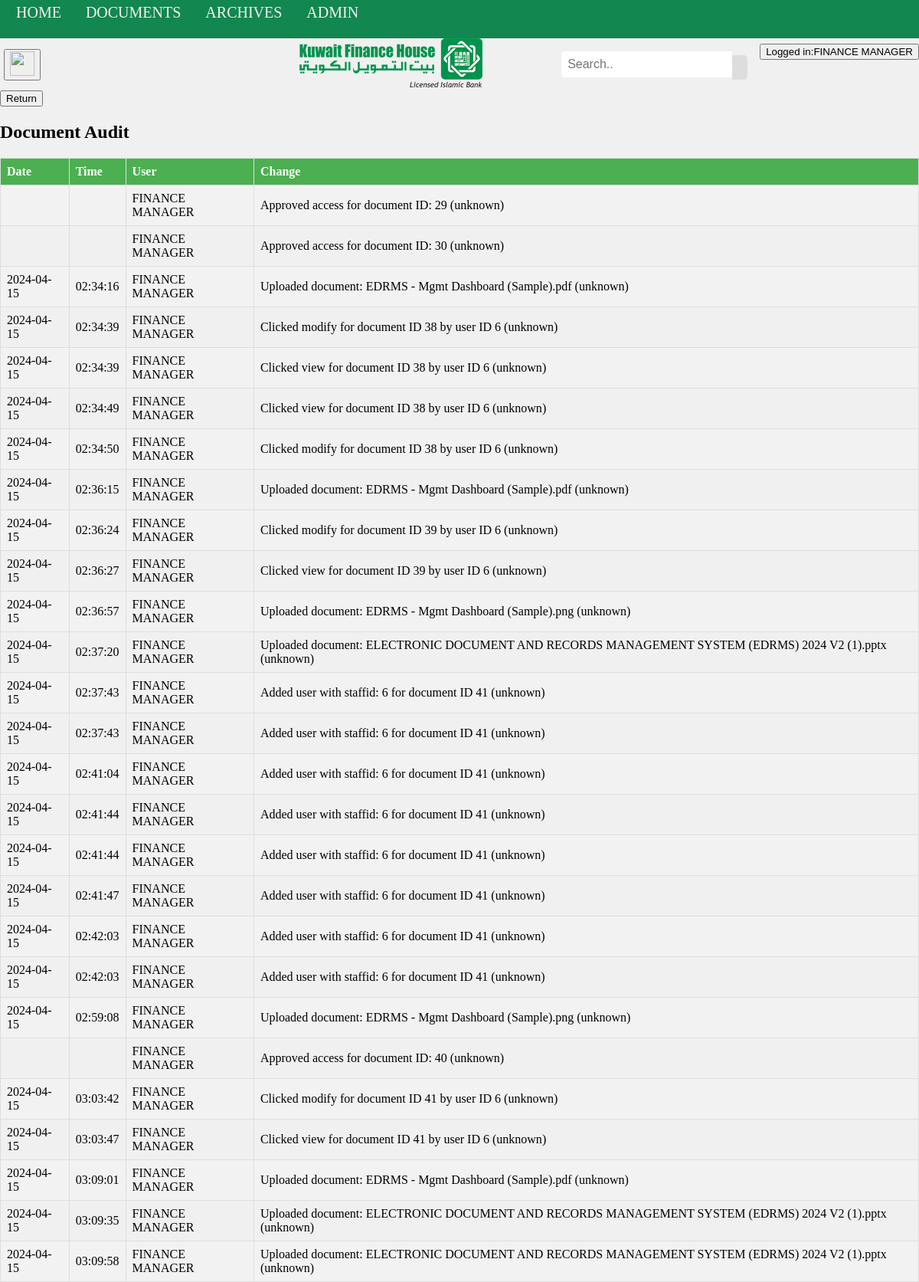
/audit.php (signed in), run on the app's committed database.
### tables this page shows
CREATE TABLE `audit_log` (
  `id` int(11) NOT NULL,
  `date` date DEFAULT NULL,
  `time` time DEFAULT NULL,
  `staffid` int(11) DEFAULT NULL,
  `doc_id` int(11) NOT NULL,
  `change_description` varchar(255) DEFAULT NULL
);

### audit.php (the view, shortened to what this page needs)
<?php
include 'php/config.php';
$sql = "SELECT * FROM audit_log";
$result = $conn->query($sql);
?>
<!DOCTYPE html>
<html lang="en">
<head>
    <link rel="stylesheet" href="css/mobile.css" />
    <link rel="stylesheet" href="css/mattsdesktoptest.css" media="only screen and (min-width : 601px)" />
</head>
<body>
    <div class="container-mn">
        <div class="navbar-cont-mn">
            <?php include "includes/nav.php"; ?>
        </div>
        <div class="header-cont-mn">
            <?php include "includes/header.php"; ?>
        </div>
        <div class="audit-main-mn">
            <main>
                <div class="main-topcont">
                    <div class="main-topleft">
                        <input type="button" value="Return" onclick="window.history.back()">
                    </div>
                    <div class="main-top">
                        <h2> Document Audit </h2>
                    </div>
                    <div class="audit-table">
                        <table>
                            <tr>
                                <th>Date</th>
                                <th>Time</th>
                                <th>User</th>
                                <th>Change</th>
                            </tr>
                            <?php
                            $action = $_GET['action'] ?? 'unknown';
                            if ($result->num_rows > 0) {
                                while ($row = $result->fetch_assoc()) {
                                    echo "<tr>";
                                    echo "<td>" . $row["date"] . "</td>";
                                    echo "<td>" . $row["time"] . "</td>";
                                    $username = $_SESSION['username'];
                                    echo "<td>" . $username . "</td>";
                                    echo "<td>" . $row["change_description"] . " (" . $action . ")</td>";
                                    echo "</tr>";
                                }
                            } else {
                                echo "<tr><td colspan='4'>No audit log entries found</td></tr>";
                            }
                            ?>
                        </table>
                    </div>
                </div>
            </main>
        </div>
    </div>
</body>
</html>

### css/mattsdesktoptest.css (style rules this page uses)
body { margin: 0; padding: 0; height: 1080px; background-color: #f0f0f0; }
table { border-collapse: collapse; width: 100%; }
th, td { border: 1px solid #dddddd; text-align: left; padding: 8px; }
tr:nth-child(even) { background-color: #f2f2f2; }
th { background-color: #4CAF50; color: white; }

### data on the page
audit_log: username "FINANCE MANAGER", change_description "Approved access for document ID: 29"
audit_log: username "FINANCE MANAGER", change_description "Approved access for document ID: 30"
audit_log: date "2024-04-15", time "02:34:16", username "FINANCE MANAGER", change_description "Uploaded document: EDRMS - Mgmt Dashboard (Sample).pdf"
audit_log: date "2024-04-15", time "02:34:39", username "FINANCE MANAGER", change_description "Clicked modify for document ID 38 by user ID 6"
audit_log: date "2024-04-15", time "02:34:39", username "FINANCE MANAGER", change_description "Clicked view for document ID 38 by user ID 6"
audit_log: date "2024-04-15", time "02:34:49", username "FINANCE MANAGER", change_description "Clicked view for document ID 38 by user ID 6"
audit_log: date "2024-04-15", time "02:34:50", username "FINANCE MANAGER", change_description "Clicked modify for document ID 38 by user ID 6"
audit_log: date "2024-04-15", time "02:36:15", username "FINANCE MANAGER", change_description "Uploaded document: EDRMS - Mgmt Dashboard (Sample).pdf"
audit_log: date "2024-04-15", time "02:36:24", username "FINANCE MANAGER", change_description "Clicked modify for document ID 39 by user ID 6"
audit_log: date "2024-04-15", time "02:36:27", username "FINANCE MANAGER", change_description "Clicked view for document ID 39 by user ID 6"
audit_log: date "2024-04-15", time "02:36:57", username "FINANCE MANAGER", change_description "Uploaded document: EDRMS - Mgmt Dashboard (Sample).png"
audit_log: date "2024-04-15", time "02:37:20", username "FINANCE MANAGER", change_description "Uploaded document: ELECTRONIC DOCUMENT AND RECORDS MANAGEMENT SYSTEM (EDRMS) 2024 V2 (1).pptx"
audit_log: date "2024-04-15", time "02:37:43", username "FINANCE MANAGER", change_description "Added user with staffid: 6 for document ID 41"
audit_log: date "2024-04-15", time "02:37:43", username "FINANCE MANAGER", change_description "Added user with staffid: 6 for document ID 41"
audit_log: date "2024-04-15", time "02:41:04", username "FINANCE MANAGER", change_description "Added user with staffid: 6 for document ID 41"
audit_log: date "2024-04-15", time "02:41:44", username "FINANCE MANAGER", change_description "Added user with staffid: 6 for document ID 41"
audit_log: date "2024-04-15", time "02:41:44", username "FINANCE MANAGER", change_description "Added user with staffid: 6 for document ID 41"
audit_log: date "2024-04-15", time "02:41:47", username "FINANCE MANAGER", change_description "Added user with staffid: 6 for document ID 41"
audit_log: date "2024-04-15", time "02:42:03", username "FINANCE MANAGER", change_description "Added user with staffid: 6 for document ID 41"
audit_log: date "2024-04-15", time "02:42:03", username "FINANCE MANAGER", change_description "Added user with staffid: 6 for document ID 41"
audit_log: date "2024-04-15", time "02:59:08", username "FINANCE MANAGER", change_description "Uploaded document: EDRMS - Mgmt Dashboard (Sample).png"
audit_log: username "FINANCE MANAGER", change_description "Approved access for document ID: 40"
audit_log: date "2024-04-15", time "03:03:42", username "FINANCE MANAGER", change_description "Clicked modify for document ID 41 by user ID 6"
audit_log: date "2024-04-15", time "03:03:47", username "FINANCE MANAGER", change_description "Clicked view for document ID 41 by user ID 6"
audit_log: date "2024-04-15", time "03:09:01", username "FINANCE MANAGER", change_description "Uploaded document: EDRMS - Mgmt Dashboard (Sample).pdf"
audit_log: date "2024-04-15", time "03:09:35", username "FINANCE MANAGER", change_description "Uploaded document: ELECTRONIC DOCUMENT AND RECORDS MANAGEMENT SYSTEM (EDRMS) 2024 V2 (1).pptx"
audit_log: date "2024-04-15", time "03:09:58", username "FINANCE MANAGER", change_description "Uploaded document: ELECTRONIC DOCUMENT AND RECORDS MANAGEMENT SYSTEM (EDRMS) 2024 V2 (1).pptx"

### other printed values
$_SESSION['username'] "FINANCE MANAGER"
